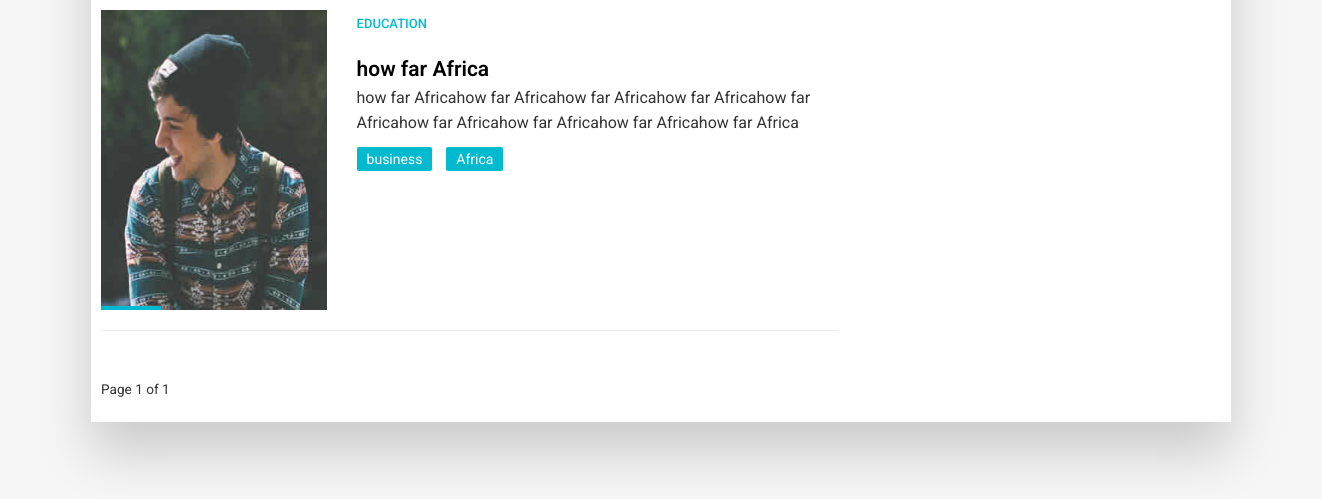
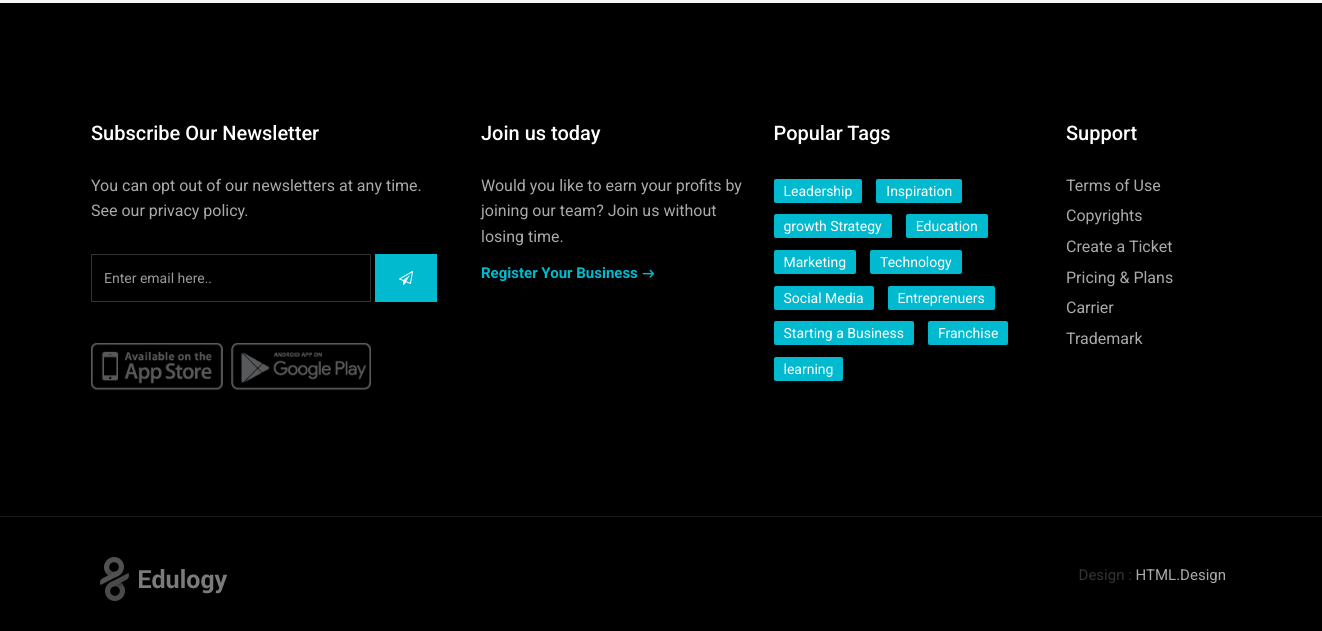
/articles/ (lower part), run on an earlier commit of the app's database (2 pictures, top to bottom).
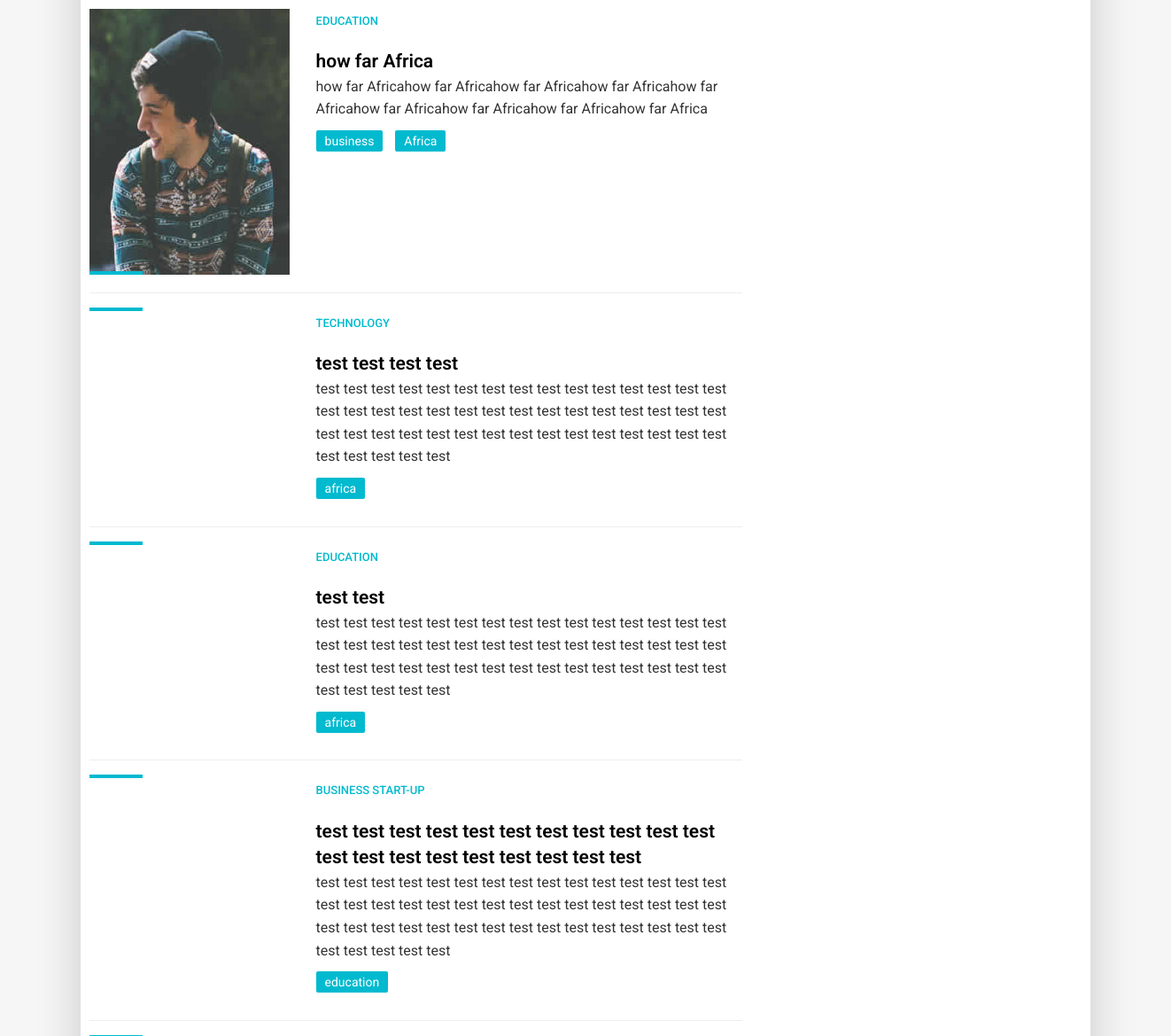
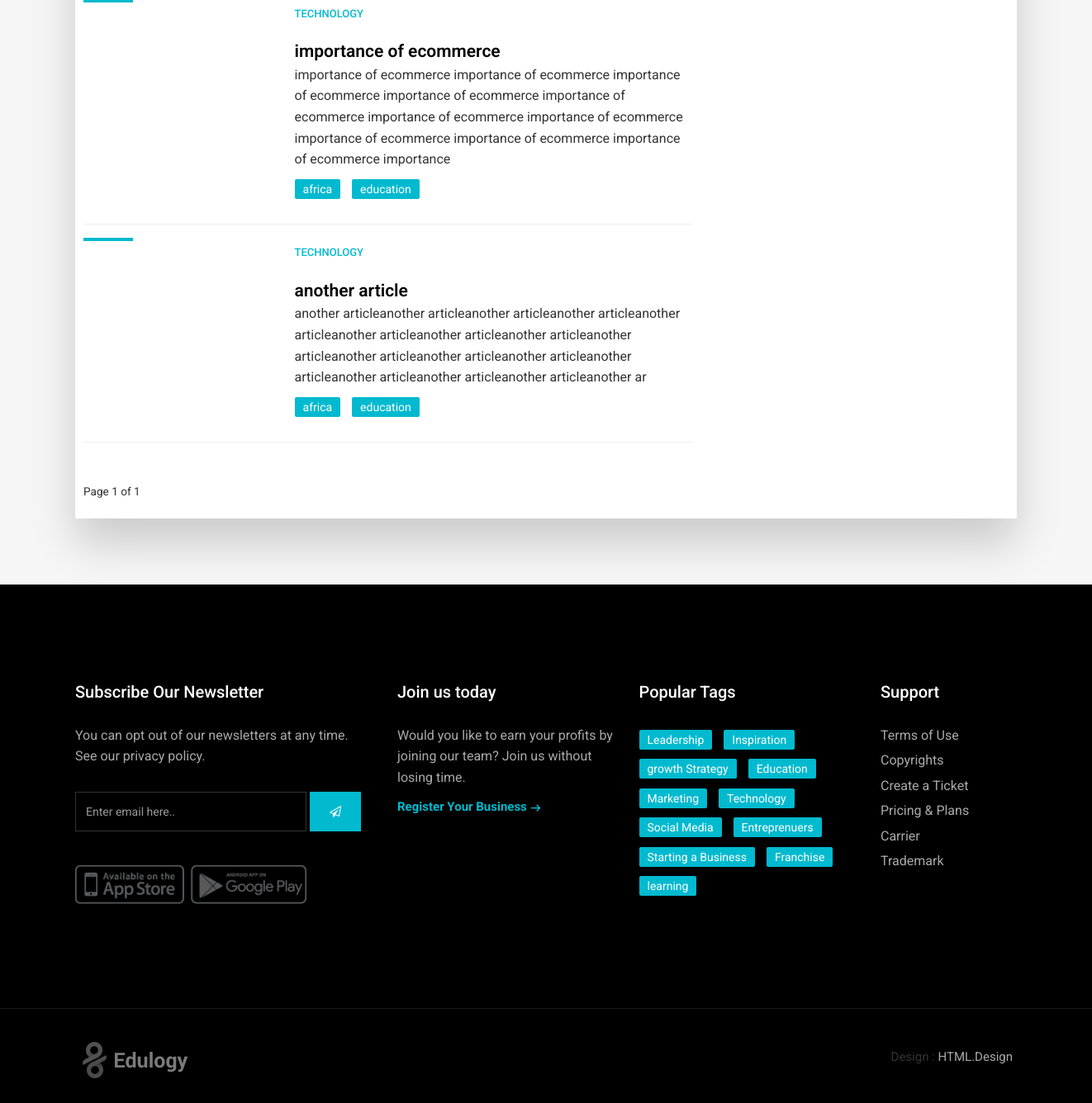
And on a later commit of the database (2 pictures, top to bottom).
### Article/models.py (models this page shows, shortened)
class Article(models.Model):
    popular = models.CharField(max_length=50, blank=True, choices=(('true','True'),('false','False')))
    category = models.ForeignKey(Category,on_delete=models.CASCADE, default=1,)
    preview_image = models.ImageField(upload_to='upload/',blank=True)
    tags = TaggableManager()
    title = models.CharField(max_length=100)
    slug = models.SlugField(max_length=250, unique=True)
    summary = models.TextField(max_length=250, blank=True)
    title_body1 = models.TextField(max_length=1000, blank=True)
    title_body2 = models.TextField(max_length=1000, blank=True)
    title_body3 = models.TextField(max_length=1000, blank=True)
    sub1 = models.CharField(max_length=200, blank=True)
    sub1_child1 = models.CharField(max_length=500, blank=True)
    sub1_child1_body = models.TextField(max_length=1000, blank=True)
    sub1_child1_image = models.ImageField(upload_to='upload',blank=True)
    sub1_child2 = models.CharField(max_length=500, blank=True)
    sub1_child2_body = models.TextField(max_length=1000, blank=True)
    sub1_child2_image = models.ImageField(upload_to='upload', blank=True)
    sub1_child3 = models.CharField(max_length=500, blank=True)
    sub1_child3_body = models.TextField(max_length=1000, blank=True)
    sub1_child3_image = models.ImageField(upload_to='upload', blank=True)
    sub1_child4 = models.CharField(max_length=500, blank=True)
    sub1_child4_body = models.TextField(max_length=1000, blank=True)
    sub1_child4_image = models.ImageField(upload_to='upload', blank=True)
    sub1_child5 = models.CharField(max_length=500, blank=True)
    sub1_child5_body = models.TextField(max_length=1000, blank=True)
    sub1_child5_image = models.ImageField(upload_to='upload', blank=True)
    blockquote1 = models.TextField(max_length=500, blank=True)
    sub2 = models.CharField(max_length=200, blank=True)
    sub2_child1 = models.CharField(max_length=500, blank=True)
    sub2_child1_body = models.TextField(max_length=1000, blank=True)
    sub2_child1_image = models.ImageField(upload_to='upload', blank=True)
    sub2_child2 = models.CharField(max_length=500, blank=True)
    sub2_child2_body = models.TextField(max_length=1000, blank=True)
    sub2_child2_image = models.ImageField(upload_to='upload', blank=True)
    sub2_child3 = models.CharField(max_length=500, blank=True)
    sub2_child3_body = models.TextField(max_length=1000, blank=True)
    sub2_child3_image = models.ImageField(upload_to='upload', blank=True)
    sub2_child4 = models.CharField(max_length=500, blank=True)
    sub2_child4_body = models.TextField(max_length=1000, blank=True)
    sub2_child4_image = models.ImageField(upload_to='upload', blank=True)
    sub2_child5 = models.CharField(max_length=500, blank=True)
    sub2_child5_body = models.TextField(max_length=1000, blank=True)
    sub2_child5_image = models.ImageField(upload_to='upload', blank=True)
    blockquote2 = models.TextField(max_length=500, blank=True)
    sub3 = models.CharField(max_length=200, blank=True)
    sub3_child1 = models.CharField(max_length=500, blank=True)
    sub3_child1_body = models.TextField(max_length=1000, blank=True)
    sub3_child1_image = models.ImageField(upload_to='upload', blank=True)
    sub3_child2 = models.CharField(max_length=500, blank=True)
    sub3_child2_body = models.TextField(max_length=1000, blank=True)
    sub3_child2_image = models.ImageField(upload_to='upload', blank=True)
    sub3_child3 = models.CharField(max_length=500, blank=True)
    sub3_child3_body = models.TextField(max_length=1000, blank=True)
    sub3_child3_image = models.ImageField(upload_to='upload', blank=True)
    sub3_child4 = models.CharField(max_length=500, blank=True)
    sub3_child4_body = models.TextField(max_length=1000, blank=True)
    sub3_child4_image = models.ImageField(upload_to='upload', blank=True)
    sub3_child5 = models.CharField(max_length=500, blank=True)
    sub3_child5_body = models.TextField(max_length=1000, blank=True)
    sub3_child5_image = models.ImageField(upload_to='upload', blank=True)
    blockquote3 = models.TextField(max_length=500, blank=True)
    sub4 = models.CharField(max_length=200, blank=True)
    sub4_child1 = models.CharField(max_length=500, blank=True)
    sub4_child1_body = models.TextField(max_length=1000, blank=True)
    sub4_child1_image = models.ImageField(upload_to='upload', blank=True)
    sub4_child2 = models.CharField(max_length=500, blank=True)
    sub4_child2_body = models.TextField(max_length=1000, blank=True)
    sub4_child2_image = models.ImageField(upload_to='upload', blank=True)
    sub4_child3 = models.CharField(max_length=500, blank=True)
    sub4_child3_body = models.TextField(max_length=1000, blank=True)
    sub4_child3_image = models.ImageField(upload_to='upload', blank=True)
    sub4_child4 = models.CharField(max_length=500, blank=True)
    sub4_child4_body = models.TextField(max_length=1000, blank=True)
    sub4_child4_image = models.ImageField(upload_to='upload', blank=True)
    sub4_child5 = models.CharField(max_length=500, blank=True)
    sub4_child5_body = models.TextField(max_length=1000, blank=True)
    sub4_child5_image = models.ImageField(upload_to='upload', blank=True)
    blockquote4 = models.TextField(max_length=500, blank=True)
    sub5 = models.CharField(max_length=200, blank=True)
    sub5_child1 = models.CharField(max_length=500, blank=True)
    sub5_child1_body = models.TextField(max_length=1000, blank=True)
    sub5_child1_image = models.ImageField(upload_to='upload', blank=True)
    sub5_child2 = models.CharField(max_length=500, blank=True)
    sub5_child2_body = models.TextField(max_length=1000, blank=True)
    sub5_child2_image = models.ImageField(upload_to='upload', blank=True)
    sub5_child3 = models.CharField(max_length=500, blank=True)
    sub5_child3_body = models.TextField(max_length=1000, blank=True)
    sub5_child3_image = models.ImageField(upload_to='upload', blank=True)
    sub5_child4 = models.CharField(max_length=500, blank=True)
    sub5_child4_body = models.TextField(max_length=1000, blank=True)
    sub5_child4_image = models.ImageField(upload_to='upload', blank=True)
    sub5_child5 = models.CharField(max_length=500, blank=True)
    sub5_child5_body = models.TextField(max_length=1000, blank=True)
    sub5_child5_image = models.ImageField(upload_to='upload', blank=True)
    blockquote5 = models.TextField(max_length=500, blank=True)
    pub_date = models.DateTimeField(auto_now_add=True)

class Category(models.Model):
    name = models.CharField(max_length=250, blank=True)
    slug = models.SlugField(max_length=250)
    class Meta:
        ordering =['name']
        verbose_name = 'category'
    def get_absolute_url(self):
        return reverse('category_list', args=[self.slug])
    def __str__(self):
        return self.name

### Article/views.py (the view)
# urls.py: path('articles/',views.Articles_list, name='articles_list'),
def Articles_list(request):
    instance_list= Article.objects.all()
    categories = Category.objects.all()
    paginator = Paginator(instance_list, 10)
    page = request.GET.get('page')
    instance = paginator.get_page(page)
    content ={
        'instance':instance,
        'categories':categories,
    }
    return render(request,'blog/article_list.html',content)

### templates/blog/article_list.html (shortened to what this page needs)
{% extends 'base.html' %}
{% load static %}
{% load thumbnail %}
{% block content %}
        <section class="section gb nopadtop">
            <div class="container">
                <div class="boxed">
                    <div class="row">
                        <div class="col-md-8">
                                {% for Article in instance %}
                             <div class="row">
                            <div class="col-md-4 hidden-sm hidden-xs">
                              <div class="image-wrap entry">
                                 {% thumbnail Article.preview_image "250x250" crop="center" as im %}
                                <img src="{{ im.url }}" width="{{ im.width }}" height="{{ im.height }}">
                                {% endthumbnail %}
                              </div>
                            </div>
                            <div class="col-md-8">
                                <div class="blog-wrapper clearfix">
                                            <div class="blog-meta">
                                                <small><a href="{{ Article.category.get_absolute_url }}">{{ Article.category }}</a></small>
                                            </div>
                                            <div class="blog-desc-big">
                                                <h1></h1> <a href="{% url 'detail' Article.slug %}" class="lead">{{ Article.title}}</a></h1>
                                                    <p>
                                                    {{ Article.summary }}
                                                    </p>
                                                {% if Article.tags %}
                        <div class="widget clearfix">
                            <div class="tags-widget">
                                <ul class="list-inline">
                                    {% for tag in Article.tags.all %}
                                    <li><a href="{% url 'tagged' tag.slug%}">{{ tag.name}}</a></li>
                                    {% endfor %}
                                </ul>
                            </div>
                        </div>
                            {% endif %}
                                            </div>
                                        </div>
                            </div>
                               </div><hr>
                               {% endfor %}
                            <div class="row">
                                <div class="col-md-12">
                                </div>
                            </div>
                            <p><small>Page {{ instance.number }} of {{ instance.paginator.num_pages }}</small></p>
                        </div>
                    </div>
                </div>
            </div>
        </section>
{% endblock %}

What changed in the data, as far as the page shows it:
added Article: category "TECHNOLOGY", title "test test test test", summary "test test test test test test test test test test test test test test test test test test test test test test test test test test test test test test test test test test test test test test test test test test test test test test test test test test"
now on this page (row unchanged): Tag: name "africa"
added Article: category "EDUCATION", title "test test", summary "test test test test test test test test test test test test test test test test test test test test test test test test test test test test test test test test test test test test test test test test test test test test test test test test test test"
added Article: category "BUSINESS START-UP", title "test test test test test test test test test test test test test test test test test test test test", summary "test test test test test test test test test test test test test test test test test test test test test test test test test test test test test test test test test test test test test test test test test test test test test test test test test test"
added Tag: name "education"
added Article: category "TECHNOLOGY", title "importance of ecommerce", summary "importance of ecommerce importance of ecommerce importance of ecommerce importance of ecommerce importance of ecommerce importance of ecommerce importance of ecommerce importance of ecommerce importance of ecommerce importance of ecommerce importance"
added Article: category "TECHNOLOGY", title "another article", summary "another articleanother articleanother articleanother articleanother articleanother articleanother articleanother articleanother articleanother articleanother articleanother articleanother articleanother articleanother articleanother articleanother ar"
